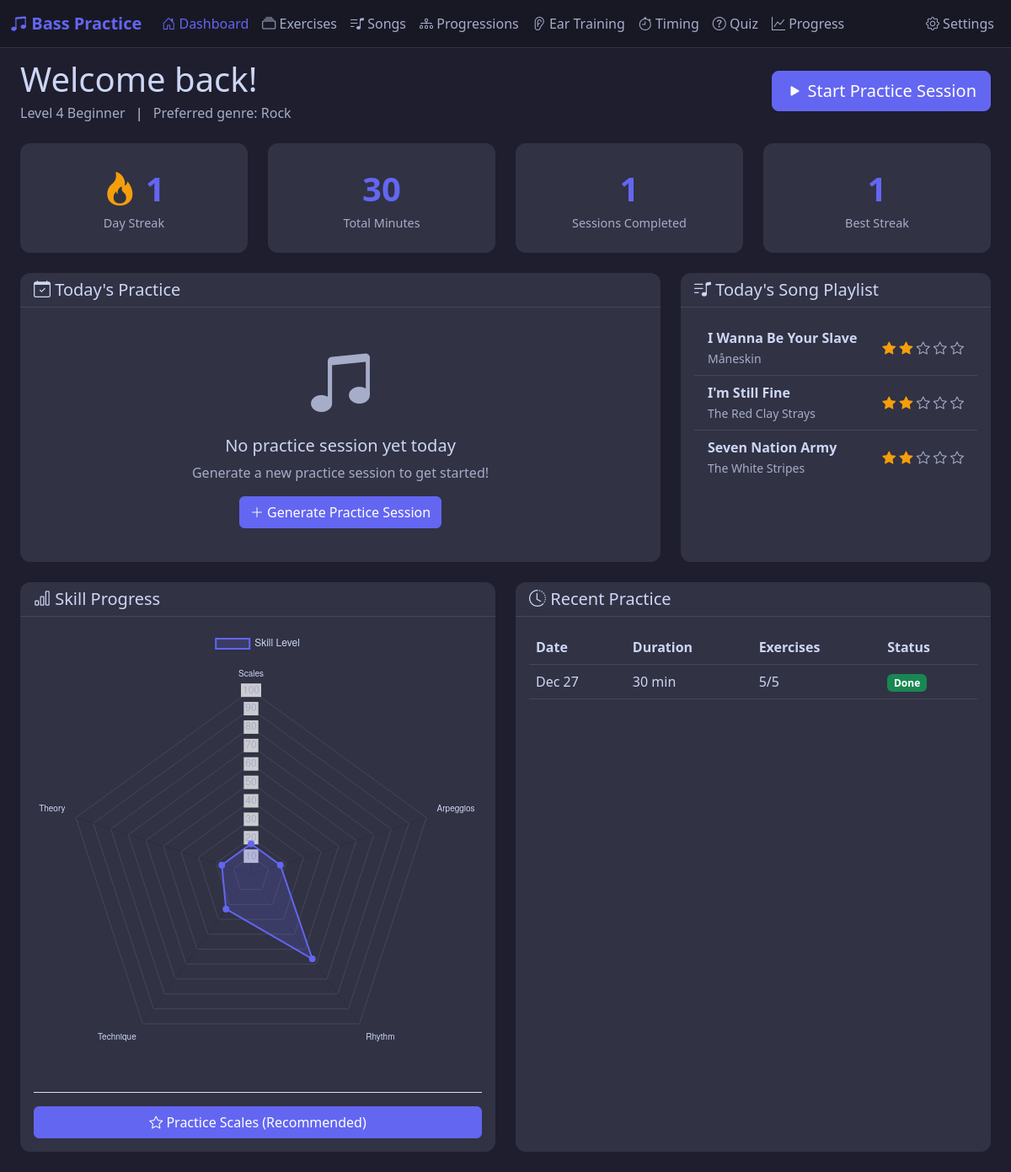
The page / on the database its author committed.
### app/models.py (models this page shows, shortened)
class UserProfile(db.Model):
    __tablename__ = 'user_profile'
    id = db.Column(db.Integer, primary_key=True)
    skill_level = db.Column(db.Integer, default=1)  # 1-10 scale
    skill_category = db.Column(db.String(20), default='beginner')  # beginner, intermediate, advanced
    preferred_genre = db.Column(db.String(50), default='rock')
    session_duration = db.Column(db.Integer, default=30)  # minutes
    bass_tuning = db.Column(db.String(20), default='standard')
    created_at = db.Column(db.DateTime, default=datetime.utcnow)

class PracticeStreak(db.Model):
    __tablename__ = 'practice_streaks'
    id = db.Column(db.Integer, primary_key=True)
    current_streak = db.Column(db.Integer, default=0)
    longest_streak = db.Column(db.Integer, default=0)
    last_practice_date = db.Column(db.Date)
    total_practice_days = db.Column(db.Integer, default=0)
    updated_at = db.Column(db.DateTime, default=datetime.utcnow, onupdate=datetime.utcnow)

class Song(db.Model):
    __tablename__ = 'songs'
    id = db.Column(db.Integer, primary_key=True)
    title = db.Column(db.String(100), nullable=False)
    artist = db.Column(db.String(100))
    genre = db.Column(db.String(50))
    difficulty_level = db.Column(db.Integer)  # 1-10
    key_signature = db.Column(db.String(10))
    tempo_bpm = db.Column(db.Integer)
    duration_minutes = db.Column(db.Integer)
    bass_notes = db.Column(db.Text)  # JSON array of bass notes/tabs
    chord_progression = db.Column(db.Text)  # JSON array of chords
    youtube_url = db.Column(db.String(255))
    practice_notes = db.Column(db.Text)
    mastery_level = db.Column(db.Integer, default=0)  # 0-5 scale
    last_practiced = db.Column(db.Date)
    practice_count = db.Column(db.Integer, default=0)
    created_at = db.Column(db.DateTime, default=datetime.utcnow)

class Progress(db.Model):
    __tablename__ = 'progress'
    id = db.Column(db.Integer, primary_key=True)
    category = db.Column(db.String(30), nullable=False)  # scales, arpeggios, etc.
    skill_level = db.Column(db.Float, default=0.0)  # 0.0-1.0 progress within level
    exercises_completed = db.Column(db.Integer, default=0)
    total_practice_time = db.Column(db.Integer, default=0)  # minutes
    last_practiced = db.Column(db.Date)
    updated_at = db.Column(db.DateTime, default=datetime.utcnow, onupdate=datetime.utcnow)

class PracticeSession(db.Model):
    __tablename__ = 'practice_sessions'
    id = db.Column(db.Integer, primary_key=True)
    session_date = db.Column(db.Date, nullable=False, default=date.today)
    planned_duration = db.Column(db.Integer)  # minutes
    actual_duration = db.Column(db.Integer)  # minutes
    completed_exercises = db.Column(db.Integer, default=0)
    total_exercises = db.Column(db.Integer, default=0)
    session_notes = db.Column(db.Text)
    session_rating = db.Column(db.Integer)  # 1-5 stars
    is_completed = db.Column(db.Boolean, default=False)
    created_at = db.Column(db.DateTime, default=datetime.utcnow)
    exercises = db.relationship('SessionExercise', backref='session', lazy=True, cascade='all, delete-orphan')

### app/routes.py (the view)
@main_bp.route('/')
def dashboard():
    profile = UserProfile.query.first()
    if not profile:
        return redirect(url_for('main.settings'))
    streak = PracticeStreak.query.first()
    if not streak:
        streak = PracticeStreak()
        db.session.add(streak)
        db.session.commit()
    today = date.today()
    todays_session = PracticeSession.query.filter_by(session_date=today).first()
    recent_sessions = PracticeSession.query.order_by(
        PracticeSession.session_date.desc()
    ).limit(7).all()
    progress_data = Progress.query.all()
    song_playlist = generate_daily_song_playlist()
    total_practice_time = db.session.query(
        db.func.sum(PracticeSession.actual_duration)
    ).scalar() or 0
    total_sessions = PracticeSession.query.filter_by(is_completed=True).count()
    lowest_category = None
    if progress_data:
        lowest_progress = min(progress_data, key=lambda p: p.skill_level)
        lowest_category = lowest_progress.category
    else:
        lowest_category = EXERCISE_CATEGORIES[0] if EXERCISE_CATEGORIES else 'scales'
    return render_template('dashboard.html',
        profile=profile,
        streak=streak,
        todays_session=todays_session,
        recent_sessions=recent_sessions,
        progress_data=progress_data,
        song_playlist=song_playlist,
        total_practice_time=total_practice_time,
        total_sessions=total_sessions,
        recommended_category=lowest_category
    )

### app/templates/dashboard.html (shortened to what this page needs)
{% extends "base.html" %}
{% block content %}
<div class="container-fluid px-4">
    <div class="row mb-4">
        <div class="col-12">
            <div class="d-flex justify-content-between align-items-center">
                <div>
                    <h1 class="mb-1">Welcome back!</h1>
                    <p class="text-secondary mb-0">
                        Level {{ profile.skill_level }} {{ profile.skill_category|capitalize }}
                        <span class="mx-2">|</span>
                        Preferred genre: {{ profile.preferred_genre|capitalize }}
                    </p>
                </div>
                <form action="{{ url_for('main.generate_practice') }}" method="POST">
                    <button type="submit" class="btn btn-primary btn-lg">
                        <i class="bi bi-play-fill"></i> Start Practice Session
                    </button>
                </form>
            </div>
        </div>
    </div>
    <div class="row mb-4">
        <div class="col-md-3">
            <div class="card stat-card">
                <div class="stat-value">
                    <i class="bi bi-fire streak-fire"></i> {{ streak.current_streak }}
                </div>
                <div class="stat-label">Day Streak</div>
            </div>
        </div>
        <div class="col-md-3">
            <div class="card stat-card">
                <div class="stat-value">{{ total_practice_time }}</div>
                <div class="stat-label">Total Minutes</div>
            </div>
        </div>
        <div class="col-md-3">
            <div class="card stat-card">
                <div class="stat-value">{{ total_sessions }}</div>
                <div class="stat-label">Sessions Completed</div>
            </div>
        </div>
        <div class="col-md-3">
            <div class="card stat-card">
                <div class="stat-value">{{ streak.longest_streak }}</div>
                <div class="stat-label">Best Streak</div>
            </div>
        </div>
    </div>
    <div class="row">
        <div class="col-lg-8 mb-4">
            <div class="card h-100">
                <div class="card-header d-flex justify-content-between align-items-center">
                    <h5 class="mb-0"><i class="bi bi-calendar-check"></i> Today's Practice</h5>
                </div>
                <div class="card-body">
                    {% if todays_session %}
                        <div class="mb-3">
                            <div class="d-flex justify-content-between mb-2">
                                <span>Progress</span>
                                <span>{{ todays_session.completed_exercises }} / {{ todays_session.total_exercises }} exercises</span>
                            </div>
                            <div class="progress" style="height: 10px;">
                                {% set progress_pct = (todays_session.completed_exercises / todays_session.total_exercises * 100) if todays_session.total_exercises > 0 else 0 %}
                                <div class="progress-bar bg-primary" style="width: {{ progress_pct }}%"></div>
                            </div>
                        </div>
                        {% if not todays_session.is_completed %}
                            <a href="{{ url_for('main.practice_session', session_id=todays_session.id) }}" class="btn btn-primary">
                                <i class="bi bi-play-fill"></i> Continue Practice
                            </a>
                        {% else %}
                            <p class="text-success mb-0">
                                <i class="bi bi-check-circle-fill"></i> Great job! You completed today's practice.
                            </p>
                        {% endif %}
                    {% else %}
                        <div class="text-center py-4">
                            <i class="bi bi-music-note-beamed display-1 text-secondary"></i>
                            <h5 class="mt-3">No practice session yet today</h5>
                            <p class="text-secondary">Generate a new practice session to get started!</p>
                            <form action="{{ url_for('main.generate_practice') }}" method="POST" class="d-inline">
                                <button type="submit" class="btn btn-primary">
                                    <i class="bi bi-plus-lg"></i> Generate Practice Session
                                </button>
                            </form>
                        </div>
                    {% endif %}
                </div>
            </div>
        </div>
        <div class="col-lg-4 mb-4">
            <div class="card h-100">
                <div class="card-header">
                    <h5 class="mb-0"><i class="bi bi-music-note-list"></i> Today's Song Playlist</h5>
                </div>
                <div class="card-body">
                    {% if song_playlist %}
                        <ul class="list-group list-group-flush">
                            {% for song in song_playlist %}
                                <li class="list-group-item bg-transparent d-flex justify-content-between align-items-center">
                                    <div>
                                        <strong>{{ song.title }}</strong>
                                        {% if song.artist %}
                                            <br><small class="text-secondary">{{ song.artist }}</small>
                                        {% endif %}
                                    </div>
                                    <div class="mastery-stars">
                                        {% for i in range(5) %}
                                            <i class="bi bi-star{% if i < song.mastery_level %}-fill{% endif %}"></i>
                                        {% endfor %}
                                    </div>
                                </li>
                            {% endfor %}
                        </ul>
                    {% endif %}
                </div>
            </div>
        </div>
    </div>
    <div class="row">
        <div class="col-lg-6 mb-4">
            <div class="card h-100">
                <div class="card-header">
                    <h5 class="mb-0"><i class="bi bi-bar-chart"></i> Skill Progress</h5>
                </div>
                <div class="card-body">
                    <canvas id="progressChart"></canvas>
                    {% if recommended_category %}
                    <div class="mt-3 pt-3 border-top">
                        <a href="{{ url_for('main.get_recommended_exercise') }}" class="btn btn-primary w-100">
                            <i class="bi bi-star"></i> Practice {{ recommended_category|title }} (Recommended)
                        </a>
                    </div>
                    {% endif %}
                </div>
            </div>
        </div>
        <div class="col-lg-6 mb-4">
            <div class="card h-100">
                <div class="card-header">
                    <h5 class="mb-0"><i class="bi bi-clock-history"></i> Recent Practice</h5>
                </div>
                <div class="card-body">
                    {% if recent_sessions %}
                        <div class="table-responsive">
                            <table class="table table-dark table-hover">
                                <thead>
                                    <tr>
                                        <th>Date</th>
                                        <th>Duration</th>
                                        <th>Exercises</th>
                                        <th>Status</th>
                                    </tr>
                                </thead>
                                <tbody>
                                    {% for session in recent_sessions %}
                                        <tr>
                                            <td>{{ session.session_date.strftime('%b %d') }}</td>
                                            <td>{{ session.actual_duration or session.planned_duration }} min</td>
                                            <td>{{ session.completed_exercises }}/{{ session.total_exercises }}</td>
                                            <td>
                                                {% if session.is_completed %}
                                                    <span class="badge bg-success">Done</span>
                                                {% else %}
                                                    <a href="{{ url_for('main.practice_session', session_id=session.id) }}" class="badge bg-warning text-dark">Resume</a>
                                                {% endif %}
                                            </td>
                                        </tr>
                                    {% endfor %}
                                </tbody>
                            </table>
                        </div>
                    {% else %}
                        <p class="text-center text-secondary py-4">No practice sessions yet. Start your first one!</p>
                    {% endif %}
                </div>
            </div>
        </div>
    </div>
</div>
{% endblock %}
{% block extra_js %}
<script>
    // Progress Chart
    const ctx = document.getElementById('progressChart');
    if (ctx) {
        new Chart(ctx, {
            type: 'radar',
            data: {
                labels: ['Scales', 'Arpeggios', 'Rhythm', 'Technique', 'Theory'],
                datasets: [{
                    label: 'Skill Level',
                    data: [
                        {% for p in progress_data %}
                            {{ (p.skill_level * 100)|round(1) }}{% if not loop.last %},{% endif %}
                        {% endfor %}
                    ],
                    backgroundColor: 'rgba(99, 102, 241, 0.2)',
                    borderColor: 'rgb(99, 102, 241)',
                    borderWidth: 2,
                    pointBackgroundColor: 'rgb(99, 102, 241)'
                }]
            },
            options: {
                responsive: true,
                scales: {
                    r: {
                        beginAtZero: true,
                        max: 100,
                        ticks: {
                            color: '#a6adc8'
                        },
                        grid: {
                            color: 'rgba(255,255,255,0.1)'
                        },
                        pointLabels: {
                            color: '#cdd6f4'
                        }
                    }
                },
                plugins: {
                    legend: {
                        labels: {
                            color: '#cdd6f4'
                        }
                    }
                }
            }
        });
    }
</script>
{% endblock %}

### rows shown on the page
UserProfile: skill_level "4", skill_category "Beginner", preferred_genre "Rock"
PracticeStreak: current_streak "1", longest_streak "1"
Song: title "I Wanna Be Your Slave", artist "Måneskin", mastery_level 2 (drawn)
Song: title "I'm Still Fine", artist "The Red Clay Strays", mastery_level 2 (drawn)
Song: title "Seven Nation Army", artist "The White Stripes", mastery_level 2 (drawn)
Progress: category "Scales"
PracticeSession: session_date "Dec 27", actual_duration "30", completed_exercises "5", total_exercises "5", is_completed "Done"

### other values the page prints
{{ total_practice_time }} "30"
{{ total_sessions }} "1"
chart data {{ (p.skill_level * 100)|round(1) }} 16.7, 16.7, 56.5, 23.1, 16.7
